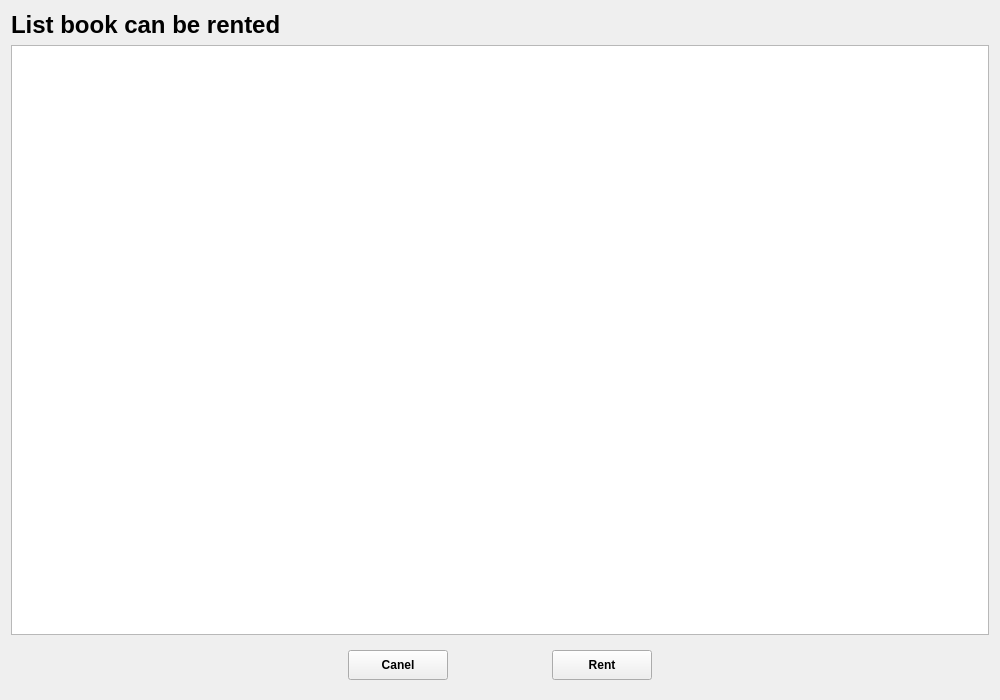
<?xml version="1.0" encoding="UTF-8"?>
<ui version="4.0">
 <class>RentBook</class>
 <widget class="QWidget" name="RentBook">
  <property name="geometry">
   <rect>
    <x>0</x>
    <y>0</y>
    <width>1000</width>
    <height>700</height>
   </rect>
  </property>
  <property name="minimumSize">
   <size>
    <width>1000</width>
    <height>700</height>
   </size>
  </property>
  <property name="font">
   <font>
    <bold>true</bold>
   </font>
  </property>
  <property name="windowTitle">
   <string>Form</string>
  </property>
  <layout class="QVBoxLayout" name="verticalLayout">
   <item>
    <widget class="QLabel" name="label">
     <property name="font">
      <font>
       <pointsize>18</pointsize>
       <bold>true</bold>
      </font>
     </property>
     <property name="text">
      <string>List book can be rented</string>
     </property>
    </widget>
   </item>
   <item>
    <widget class="QTableView" name="availableBookTable">
     <property name="font">
      <font>
       <bold>false</bold>
      </font>
     </property>
     <property name="selectionMode">
      <enum>QAbstractItemView::ExtendedSelection</enum>
     </property>
    </widget>
   </item>
   <item>
    <widget class="QWidget" name="widget" native="true">
     <layout class="QHBoxLayout" name="horizontalLayout">
      <item>
       <spacer name="horizontalSpacer_2">
        <property name="orientation">
         <enum>Qt::Horizontal</enum>
        </property>
        <property name="sizeType">
         <enum>QSizePolicy::Fixed</enum>
        </property>
        <property name="sizeHint" stdset="0">
         <size>
          <width>230</width>
          <height>20</height>
         </size>
        </property>
       </spacer>
      </item>
      <item>
       <widget class="QPushButton" name="cancelBtn">
        <property name="minimumSize">
         <size>
          <width>100</width>
          <height>30</height>
         </size>
        </property>
        <property name="maximumSize">
         <size>
          <width>100</width>
          <height>30</height>
         </size>
        </property>
        <property name="text">
         <string>Canel</string>
        </property>
       </widget>
      </item>
      <item>
       <widget class="QPushButton" name="rentBtn">
        <property name="minimumSize">
         <size>
          <width>100</width>
          <height>30</height>
         </size>
        </property>
        <property name="maximumSize">
         <size>
          <width>100</width>
          <height>30</height>
         </size>
        </property>
        <property name="text">
         <string>Rent</string>
        </property>
       </widget>
      </item>
      <item>
       <spacer name="horizontalSpacer_3">
        <property name="orientation">
         <enum>Qt::Horizontal</enum>
        </property>
        <property name="sizeType">
         <enum>QSizePolicy::Fixed</enum>
        </property>
        <property name="sizeHint" stdset="0">
         <size>
          <width>230</width>
          <height>20</height>
         </size>
        </property>
       </spacer>
      </item>
     </layout>
    </widget>
   </item>
  </layout>
 </widget>
 <resources/>
 <connections/>
</ui>
